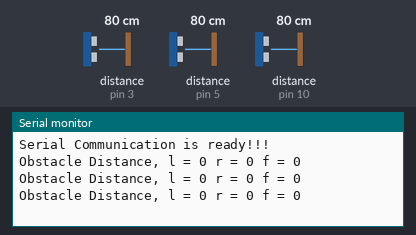
A sketch run on a simulated Arduino Uno, built with avr-gcc and run on an emulated ATmega328P. Shown: the last lines printed to the serial monitor. Wiring (inferred from the names in the program): 3 × ultrasonic range finder: trigger pin 2, echo pin 3 / trigger pin 4, echo pin 5 / trigger pin 9, echo pin 10. Inputs (shaded band) come from the test bench; at power-on: distance to the obstacle (sensors on pin 5, pin 3, pin 10) 80 cm. The echo pulse lasts 58.3 µs per cm.

Above: at 1.2 s.
1.3 s: distance to the obstacle (sensor on pin 5) set to 9 cm
At 1.92 s:
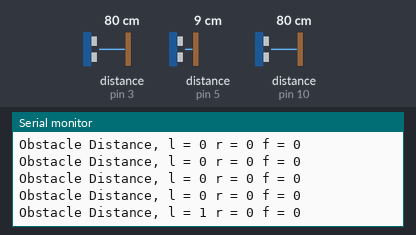
4.3 s: distance to the obstacle (sensor on pin 3) set to 35 cm
At 4.41 s:
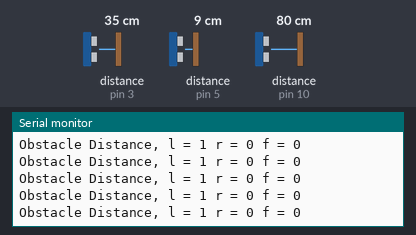
7.3 s: distance to the obstacle (sensor on pin 10) set to 2 cm
At 8.4 s:
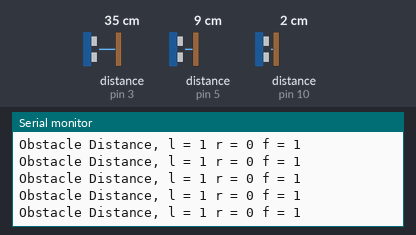
10.3 s: distance to the obstacle (sensor on pin 5) set to 2 cm
13.3 s: distance to the obstacle (sensor on pin 3) set to 4 cm
At 14.2 s:
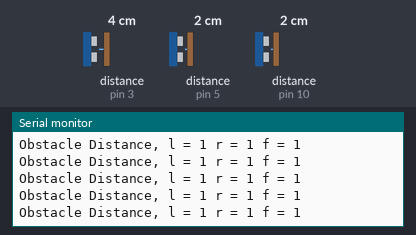

Measured:
- after the input at 1.3 s, the serial monitor: prints a new line after 0.45 s (image 1)
- after the input at 7.3 s, the serial monitor: prints a new line after 0.06 s (image 3)
- after the input at 13.3 s, the serial monitor: prints a new line at once (image 4)

The sketch:

UltrasoninSensors.ino
```cpp
/*
* This code is to test if the ultrasonic sensors on the robot are working
* as expected.
* In our robot, we have three ultrasonic sensors, one on the
* front, and one each on left and right side of the robot.
* The ultrasonic sensors have to detect if there is a wall
* present at respective side of the robot.
*
* current setting of the robot as of 14 Apr 2018:
*   Chassis dimensions: 13 cm x 15 cm
*   Expected single block dimensions of maze: 25 cm x 25 cm
* So, if we place the robot at the centre of the centre of
* the block, we need the clearance of 6 cm each on left &
* right side, and 6 cm clearance on the front.
*
* Created by Viral Patel
* April 14, 2018
*/

// Define Pin numbers for sensors
// Right sensors
const int r_trigPin = 2;
const int r_echoPin = 3;
// left sensors
const int l_trigPin = 4;
const int l_echoPin = 5;
// Front sensors
const int f_trigPin = 9;
const int f_echoPin = 10;

// Define Variables
// long duration;
// int distance;

void setup() {

  pinMode(r_trigPin, OUTPUT); // Sets trigpin as output
  pinMode(r_echoPin,INPUT); // Sets echopin as input
  pinMode(l_trigPin, OUTPUT); // Sets trigpin as output
  pinMode(l_echoPin,INPUT); // Sets echopin as input
  pinMode(f_trigPin, OUTPUT); // Sets trigpin as output
  pinMode(f_echoPin,INPUT); // Sets echopin as input

  Serial.begin(9600); // Begin Serial communication
  Serial.println("Serial Communication is ready!!!");
}

void loop() {

  int range = 8;
  int r_freq = 20;
  int l, r, f;
  //l = m_ls();
  //r = m_rs();
  //f = m_fs();

  l = isWallOnLeft(range, r_freq);
  r = isWallOnRight(range, r_freq);
  f = isWallOnFront(range, r_freq);

  Serial.print("Obstacle Distance, l = ");
  Serial.print(l);
  Serial.print(" r = ");
  Serial.print(r);
  Serial.print(" f = ");
  Serial.println(f);
  //Serial.println("*****");
}

/*
* Functions to check if wall is within range 'range' on
* front, left or right side of the robot.
* value for 'range' should be found using trial and error,
* keeping offset from center is mind.
*
* Function:
*   Return type : int, returns 1 if within range, else returns 0
*   Params : range, permissible range for measurement, how far wall
*     can be at the time of measurement
*
* Update : After Testing, in our case, range = 8 cm came out to be fine.
* However, to avoid error in measurement, we will have to take
* multiple measurements and decide whether there is wall on a
* side or not.
* Recommendation : Call this function only when robot is stationary
*
*/

int isWallOnLeft(int range, int r_freq) {
  float flag = 0;
  for(int i = 0; i < r_freq; i++) {
    int distance = m_ls();
    if(distance <= range) {
      flag++;
    }
  }
  flag = flag/r_freq;
  if(flag >= 0.8) {
    return 1;
  }
  return 0;
}

int isWallOnRight(int range, int r_freq) {
  float flag = 0;
  for(int i = 0; i < r_freq; i++) {
    int distance = m_rs();
    if(distance <= range) {
      flag++;
    }
  }
  flag = flag/r_freq;
  if(flag >= 0.8) {
    return 1;
  }
  return 0;
}

int isWallOnFront(int range, int r_freq) {
  float flag = 0;
  for(int i = 0; i < r_freq; i++) {
    int distance = m_fs();
    if(distance <= range) {
      flag++;
    }
  }
  flag = flag/r_freq;
  if(flag >= 0.8) {
    return 1;
  }
  return 0;
}

/*
* Functions to measure distance of wall from front, left and right
* the robot's side.
* Function naming convention: 'm' stands for measure,
* 'ls','rs','fs' stands for left sensor, right sensor
* and front sensor respectively.
*
* Function:
*   Return type: int, returns distance in cm
*   Params : none
*/

int m_ls() {

  long duration;
  int distance;

  // first clear the trigPin
  digitalWrite(l_trigPin, LOW);
  delayMicroseconds(2);

  // Sets the trigPin on HIGH state for 10 micro seconds
  digitalWrite(l_trigPin, HIGH);
  delayMicroseconds(10);
  digitalWrite(l_trigPin, LOW);

  // Read the travel time of pulse
  duration = pulseIn(l_echoPin, HIGH);
  // Calculate the distance based on duration
  distance = duration*0.034/2;
  delayMicroseconds(10);

  return distance;
}

int m_rs() {

  long duration;
  int distance;

  // first clear the trigPin
  digitalWrite(r_trigPin, LOW);
  delayMicroseconds(2);

  // Sets the trigPin on HIGH state for 10 micro seconds
  digitalWrite(r_trigPin, HIGH);
  delayMicroseconds(10);
  digitalWrite(r_trigPin, LOW);

  // Read the travel time of pulse
  duration = pulseIn(r_echoPin, HIGH);
  // Calculate the distance based on duration
  distance = duration*0.034/2;
  delayMicroseconds(10);

  return distance;
}

int m_fs() {

  long duration;
  int distance;

  // first clear the trigPin
  digitalWrite(f_trigPin, LOW);
  delayMicroseconds(2);

  // Sets the trigPin on HIGH state for 10 micro seconds
  digitalWrite(f_trigPin, HIGH);
  delayMicroseconds(10);
  digitalWrite(f_trigPin, LOW);

  // Read the travel time of pulse
  duration = pulseIn(f_echoPin, HIGH);
  // Calculate the distance based on duration
  distance = duration*0.034/2;
  delayMicroseconds(10);

  return distance;
}
```
